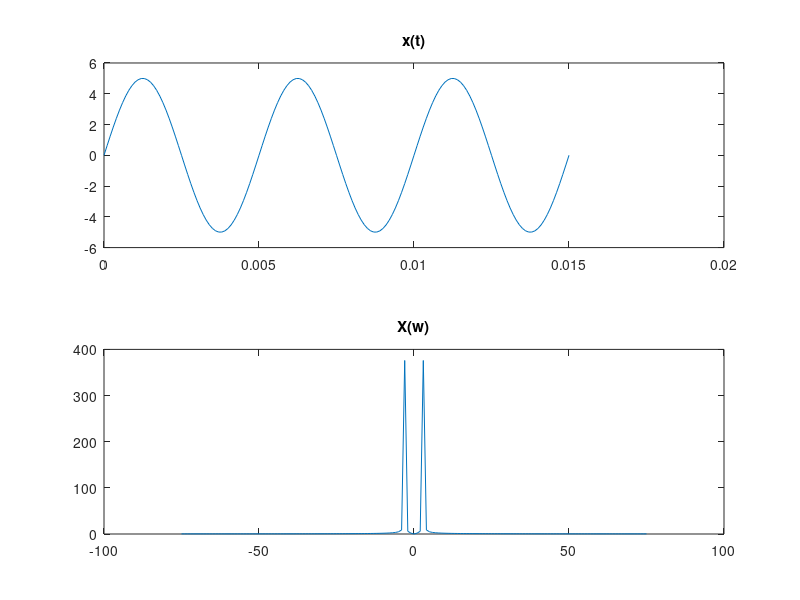

Write the MATLAB code that produced this figure.
Fs = 10000;         % ferekanse nemoone bardari
F = 200;
Ts = 1/Fs;          % Sampling period
T = 1/F;            % Sampling period
L = 150;            % Length of signal
t = (0:L)/Fs;       % Time vector
w = (-L/2:L/2);

x = 5 * sin(2*pi*F*t);
subplot(2 , 1 , 1);
plot(t,x);
title('x(t)');
X = abs(fftshift(fft(x)));
subplot(2 ,1, 2);
plot(w , X);
title('X(w)');